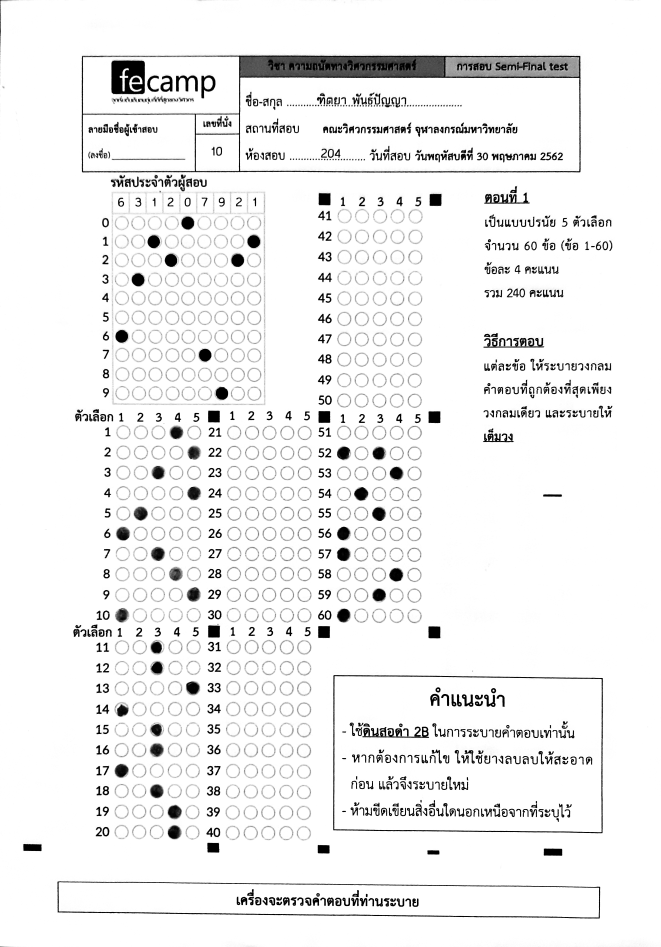
#> input picture imageInput/204-10-front.jpg, 2641 x 3788 px, found by its file name (shown at 1/4 size)
$ python run_front.py   (older library calls are emulated)
#> lines starting #> are read from the running program, lines starting #| are printed output that depends on the picture; after the words box and inside, x2 and y2 are one past the last pixel; in counts of white or black regions, pixels touching at a corner belong together
### imageProcessing/modifydat.py
def sort_coor(lis):
    #sort coordinate left-top
    #sort by bubble sort // must change to better sort
    bound = 5
    for i in range(len(lis)):
        for j in range(len(lis)-1):
            if abs(lis[j][1]-lis[j+1][1]) >= bound  and lis[j][1] > lis[j+1][1]:
                lis[j],lis[j+1] = lis[j+1],lis[j]
            elif  abs(lis[j][1]-lis[j+1][1]) < bound  and lis[j][0] > lis[j+1][0]:
                lis[j],lis[j+1] = lis[j+1],lis[j]
    return lis

### imageProcessing/run_front.py
import cv2
import numpy as np
from matplotlib import pyplot as plt
from math import*
from config import*
from modifydat import*

rec_list = list() #reference
cir_list = list()
Anscir_list = list()

fileName = "imageInput/"+"204-10-front.jpg"
img = cv2.imread(fileName)
#> img is the input picture: shape (3788, 2641, 3); min 0, max 255, mean 239.9
img = cv2.resize(img,(width,height),interpolation=cv2.INTER_AREA)
#> img: shape (1535, 1067, 3)


gray = cv2.cvtColor(img, cv2.COLOR_BGR2GRAY)
blur = cv2.GaussianBlur(gray,(5,5),0)

ret,thresh1 = cv2.threshold(gray ,min_threshold ,max_threshold ,cv2.THRESH_BINARY_INV)
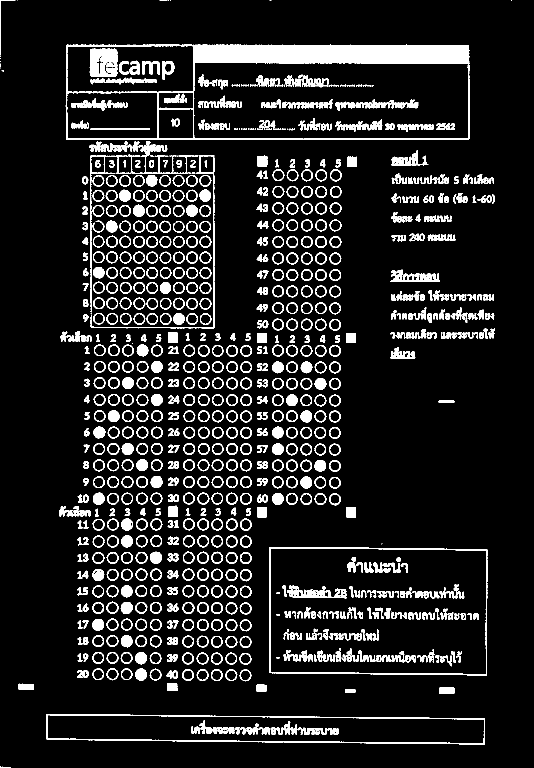
#> thresh1: shape (1535, 1067) (shown at 1/2 size); 11.2% white; 1006 white regions (95 under 20 px), largest, box (x1, y1, x2, y2) and area: (131, 88, 939, 280) 26130, (92, 1428, 970, 1489) 4420, (538, 1094, 975, 1351) 3715
#> ret = 235
kernel = np.ones((2,2),np.uint8)
#thresh1 = cv2.morphologyEx(thresh1, cv2.MORPH_CLOSE, kernel)
erosion = cv2.erode(thresh1,kernel,iterations = 3)
#> erosion: shape (1535, 1067); 2.5% white; 936 white regions (821 under 20 px)


img1,contours, hierarchy = cv2.findContours(thresh1.copy(), cv2.RETR_EXTERNAL,cv2.CHAIN_APPROX_SIMPLE)
#> contours = 707 contours, 22 with area under 20; largest, box (x1, y1, x2, y2) and area: (131, 88, 939, 280) 152376, (538, 1094, 975, 1351) 109605, (92, 1428, 970, 1489) 44694, (180, 282, 397, 624) 1953, (181, 311, 429, 657) 1816
img2,contours2, hierarchy2 = cv2.findContours(erosion.copy(), cv2.RETR_EXTERNAL,cv2.CHAIN_APPROX_SIMPLE)
#> contours2 = 935 contours, 860 with area under 20; largest, box (x1, y1, x2, y2) and area: (389, 92, 938, 127) 17842, (183, 100, 235, 153) 2566, (303, 1107, 324, 1128) 296, (304, 955, 325, 976) 294, (245, 1207, 265, 1228) 294

imgid = img1.copy()
imgcont = img1.copy()
startX,startY  = 0,0
for cnt in contours:
    approx = cv2.approxPolyDP(cnt, .035 * cv2.arcLength(cnt, True), True)
    #print(len(approx),end=" ")
    if len(approx)==4:
        area = cv2.contourArea(cnt)
        perim = cv2.arcLength(cnt,True)
        if rec_LB <= area <= rec_UB and perim/area<=1:
            M = cv2.moments(cnt)
            cx = round(M["m10"] / M["m00"],3)
            cy = round(M["m01"] / M["m00"],3)
            #print(cnt)
            #print("square , Area = ",area,"(x,y) =",(cx,cy))
            rec_list.append([cx,cy])#,area,perim])
            cv2.drawContours(imgcont,[cnt],0,(100,255,0),-1)
        elif 80000<area<100000:
            cv2.drawContours(imgcont,[cnt],0,(100,255,0),5)
            tmpX = [ e[0][0] for e in approx]
            tmpY = [ e[0][1] for e in approx]
            startX,startY  = min(tmpX),min(tmpY)
            imgid = imgid[startY+34:max(tmpY),startX:max(tmpX) ]

    elif 5<=len(approx):
        area = cv2.contourArea(cnt)
        (cx, cy), radius = cv2.minEnclosingCircle(cnt)
        circleArea = radius * radius * np.pi
        if 300 <=circleArea <= 800 :

            cx,cy,radius = int(cx),int(cy),int(radius)
            cir_list.append([cx,cy,area,radius])
            #print(total,area,radius)
            cv2.circle(imgcont, (cx, cy),radius, (50, 100, 0), 2)
#> this loop made 707 passes
#> (area, cx, cy, radius, circleArea) on passes 9 to 16: (222.5, 344, 1349, 11, 434), (227, 165, 1349, 12, 493.2), (399.5, 490, 1350, 11, 438.1), (399.5, 462, 1350, 11, 441.7), (405.5, 432, 1349, 11, 446.3), (408.5, 404, 1349, 12, 452.8), (406, 375, 1349, 11, 441.4), (396.5, 310, 1348, 11, 439.1)
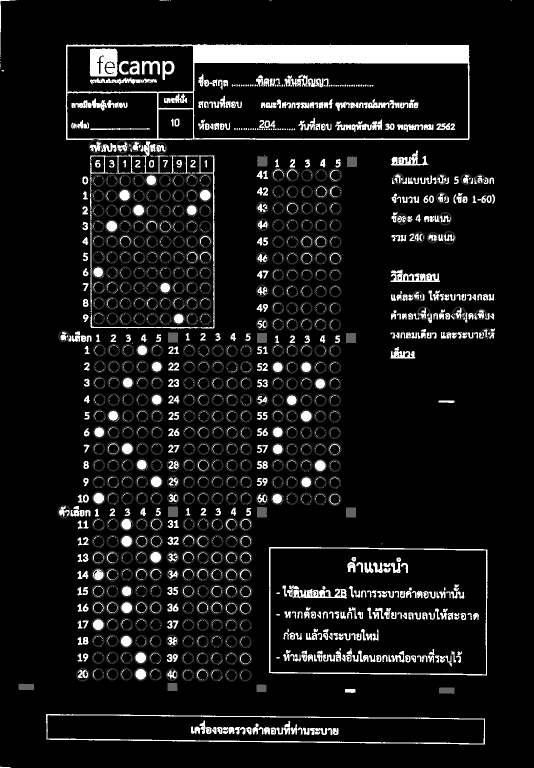
#> imgcont: shape (1535, 1067) (shown at 1/2 size); 5.68% of pixels changed, all inside (x1, y1, x2, y2) = (37, 278, 983, 1388)
#> after the loop, cir_list = 426 items, first 6: [344, 1349, 222.5, 11], [165, 1349, 227, 12], [490, 1350, 399.5, 11], [462, 1350, 399.5, 11], [432, 1349, 405.5, 11], [404, 1349, 408.5, 12]; rec_list = [[893.1, 1380.6], [522.4, 1376.1], [51.96, 1373.5], [344.4, 1373.6], [701.5, 1024.5], [523.4, 1024], [345.5, 1023], [701.5, 675.6], [523.5, 675.5], [345.5, 674.5], [703.4, 323.3], [524.2, 322.4]]
            #cv2.drawContours(imgcont, [cnt], 0, (50,100,0), -1)

for cnt in contours2:
    approx = cv2.approxPolyDP(cnt, .035 * cv2.arcLength(cnt, True), True)
    if 5<=len(approx):
        area = cv2.contourArea(cnt)
        (cx, cy), radius = cv2.minEnclosingCircle(cnt)
        circleArea = radius * radius * np.pi
        #print(circleArea)
        if 200 <=circleArea <= 800 :
            cx,cy,radius = int(cx),int(cy),int(radius)
            cv2.circle(erosion, (cx, cy),radius, (50, 100, 0), 2)
            Anscir_list.append([cx,cy,area,radius])
#> this loop made 935 passes
#> cnt on passes 2, 4, 7: [[500, 1467], [501, 1468], [502, 1467]], [[450, 1465], [450, 1466], [451, 1466], [452, 1467]], [[664, 1462], [664, 1468]]
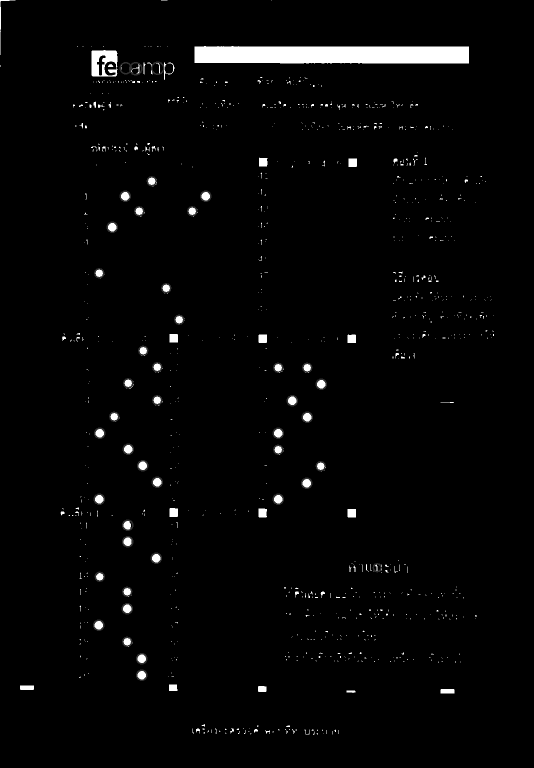
#> erosion: shape (1535, 1067) (shown at 1/2 size); min 0, max 255, mean 6
cir_id_list = []
imgid,contours3, hierarchy3 = cv2.findContours(imgid.copy(), cv2.RETR_TREE,cv2.CHAIN_APPROX_SIMPLE)
for cnt in contours3:
    approx = cv2.approxPolyDP(cnt, .035 * cv2.arcLength(cnt, True), True)
    if 5<=len(approx):
        area = cv2.contourArea(cnt)
        (cx, cy), radius = cv2.minEnclosingCircle(cnt)
        circleArea = radius * radius * np.pi
        #print("(cx,cy) = {:.3f},{:.3f} area = {:.3f} CirArea = {:.3f}".format(cx,cy,area,circleArea))
        if 300 <=circleArea <= 800 :

            cx,cy,radius = int(cx+startX),int(cy+startY),int(radius)
            cir_id_list.append([cx,cy,area,radius])
            cv2.circle(imgid, (cx-startX, cy-startY),radius, (50, 100, 0), 2)
            cv2.circle(imgcont, (cx, cy+34),radius, (50, 100, 0), 2)
#> this loop made 1677 passes
#> cnt on passes 16, 17, 24: [[534, 1458], [535, 1457], [536, 1458], [535, 1459]], [[531, 1458], [532, 1457], [533, 1458], [532, 1459]], [[459, 1458], [460, 1457], [461, 1458], [460, 1459]]
#> imgcont: shape (1535, 1067); 4.08% of pixels changed, all inside (x1, y1, x2, y2) = (115, 154, 983, 1506)
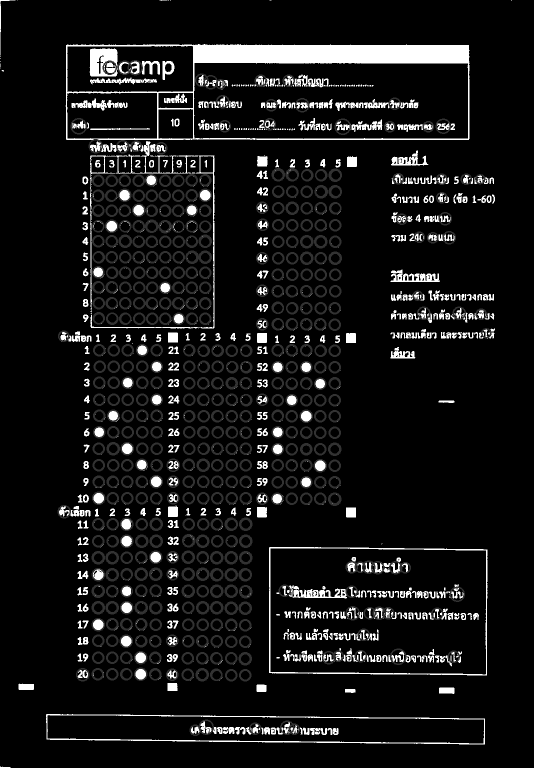
#> imgid: shape (1535, 1067) (shown at 1/2 size); 7.48% of pixels changed, all inside (x1, y1, x2, y2) = (115, 120, 983, 1472)


#sort list ->
rec_list = sort_coor(rec_list)
#> the loop in sort_coor, `for i in range(len(lis)):` made 12 passes
cir_list = sort_coor(cir_list)
cir_id_list = sort_coor(cir_id_list)
Anscir_list = sort_coor(Anscir_list)
#print(rec_list)

#trans for id
coor_trans = [ [[-80,20]],[[-345,20]],[[-345,340]],[[-80,340]]]
coor = np.array(coor_trans)+np.array([[rec_list[0]]]*4,dtype = int)
#cv2.drawContours(imgcont, [coor], 0, (100,255,0), 5)
#cv2.drawContours(erosion, [coor], 0, (100,255,0), 5)


#trans for question

coor_order = [2,5,3,6,1,4]
coor_trans_q= [[[-10,10]],[[-170,10]],[[-170,340]],[[-10,340]]]
#coor_q = np.array(coor_trans_q)+np.array([[rec_list[2]]]*4,dtype = int)
coor_q = list()
for j,e in enumerate(coor_order):
    coor_q.append(np.array(coor_trans_q)+np.array([[rec_list[e]]]*4,dtype = int))
    cv2.drawContours(imgcont, [coor_q[j]], 0, (160,255,0), 5)
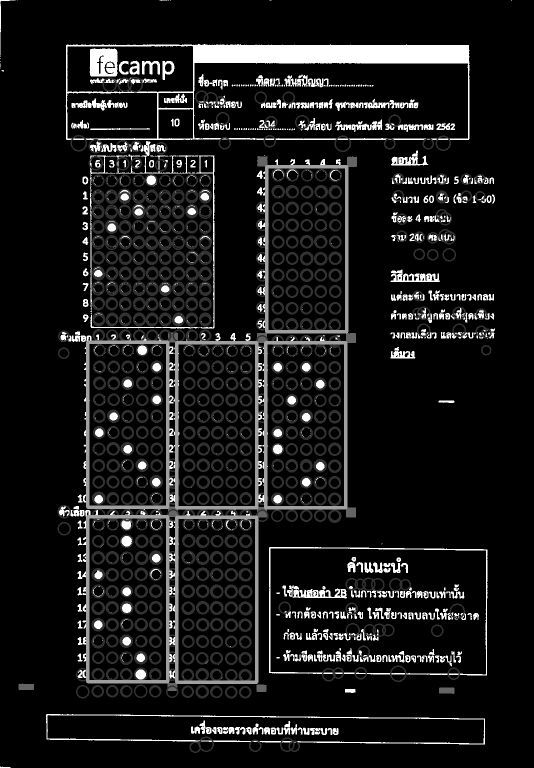
#> imgcont: shape (1535, 1067) (shown at 1/2 size); min 0, max 255, mean 25.2

id_list = list()
ans_list = [[] for e in range(6)]
studentAns = ['-']*61
id = [0]*9

for e in Anscir_list:
    if e[0] <= coor[0][0][0] and e[0] >= coor[1][0][0] and e[1] <= coor[2][0][1] and e[1] >= coor[1][0][1]:
        id_list.append(e)
    for i in range(len(coor_order)):
        check = e[0] <= coor_q[i][0][0][0] and e[0] >= coor_q[i][1][0][0] and e[1] <= coor_q[i][2][0][1] and e[1] >= coor_q[i][1][0][1]
        if check:
            ans_list[i].append(e)
#> this loop made 43 passes
#> e on passes 1 to 8: [251, 136, 22.5, 11], [271, 137, 48, 12], [315, 136, 25.5, 12], [303, 362, 260, 9], [250, 392, 251.5, 10], [411, 392, 275.5, 10], [278, 422, 261.5, 9], [384, 422, 269, 9]


c = 0
ind = [0]*6
for i,e in enumerate(cir_id_list):
    if i+1 < len(cir_id_list):
        X,Y,R = e[:2]+[e[3]]
        CX,CY = cir_id_list[i+1][:2]
        if (X-CX)**2+(Y-CY)**2 <= R**2:
            cir_id_list.pop(i)
#> this loop made 470 passes
#> e on passes 1 to 3: [219, 135, 309.5, 13], [249, 135, 197, 13], [270, 135, 363.5, 14]
for e in cir_id_list:
    if e[0] <= coor[0][0][0] and e[0] >= coor[1][0][0] and e[1] <= coor[2][0][1] and e[1] >= coor[1][0][1]:
        #print(e)
        if len(id_list)!=0:
            x,y = id_list[0][:2]
        cx, cy,radius = e[:2]+[e[3]]
        if (cx-x)**2+(cy-y)**2<= radius**2:
            cv2.circle(img, (cx, cy),radius, (0, 255, 0), 2)
            id[c%9] = str(c//9)
            id_list = id_list[1:]
        cv2.circle(imgcont, (cx, cy+34),radius, (50, 100, 0), 2)
        c+=1
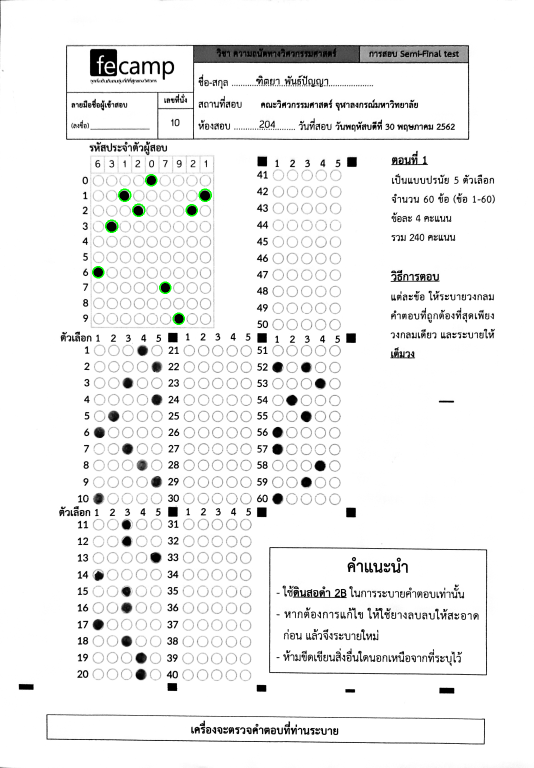
#> img: shape (1535, 1067, 3) (shown at 1/2 size); mean B, G, R 239.7, 240, 239.7
#> imgcont: shape (1535, 1067); 0.01% of pixels changed, all inside (x1, y1, x2, y2) = (193, 681, 414, 684)


for e in cir_list:

    for i in range(len(coor_order)):
        check = e[0] <= coor_q[i][0][0][0] and e[0] >= coor_q[i][1][0][0] and e[1] <= coor_q[i][2][0][1] and e[1] >= coor_q[i][1][0][1]
        if check:
            if len(ans_list[i])!=0:
                x,y = ans_list[i][0][:2]
            else:
                #print(i,ans_list[i])
                continue

            cx, cy,radius = e[:2]+[e[3]]
            if (cx-x)**2+(cy-y)**2<= radius**2:
                cv2.circle(img, (cx, cy),radius, (0, 0, 255), 2)

                if studentAns[i*10+ind[i]//5+1] == '-':
                    studentAns[i*10+ind[i]//5+1] = str(ind[i]%5+1)
                else:
                    studentAns[i*10+ind[i]//5+1] ='X'
                    print("Bug : double choose at",i*10+ind[i]//5+1)
                #dequeue
                ans_list[i] = ans_list[i][1:]
            ind[i]+=1
#> this loop made 426 passes
#> e on passes 1 to 3: [191, 292, 215.5, 13], [245, 293, 202, 12], [272, 292, 144, 10]
#> (printed output is left out)
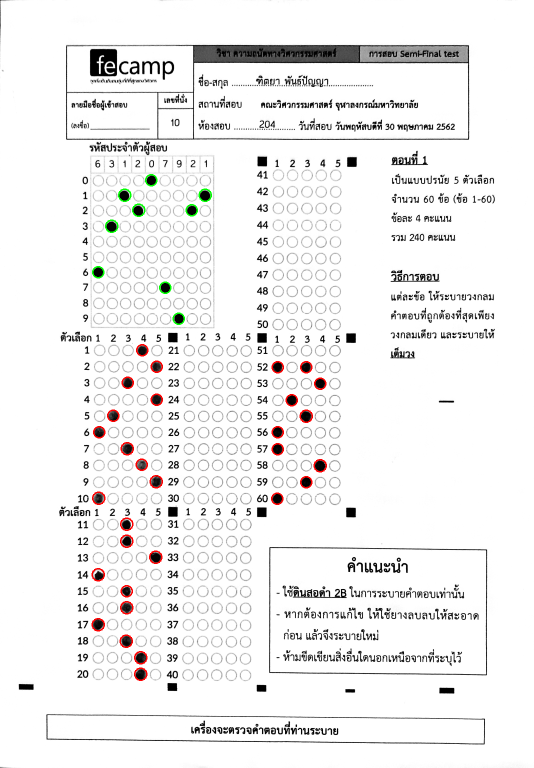
#> img: shape (1535, 1067, 3) (shown at 1/2 size); 0.39% of pixels changed, all inside (x1, y1, x2, y2) = (183, 688, 654, 1362)

#print(id)
#id = "".join(id)
print("id :",id)
#| id : ['6', '3', '1', '2', '0', '7', '9', '2', '1']
print(studentAns)
#> (printed output is left out)

plt.figure(1)
plt.imshow(imgcont)

plt.figure(2)
#plt.imshow(erosion)
plt.imshow(imgid)
plt.figure(3)
plt.imshow(img)
plt.show()

$ run again, with imageInput/204-15-front.jpg copied over imageInput/204-10-front.jpg
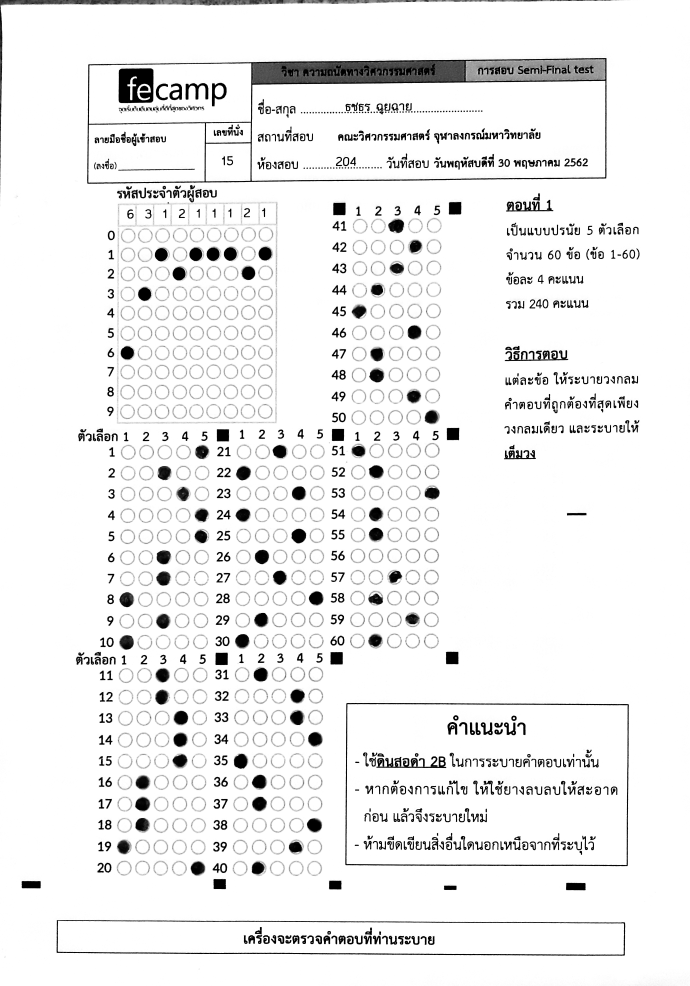
#> input picture imageInput/204-15-front.jpg, 2758 x 3942 px, found by its file name (shown at 1/4 size)
#> img is the input picture: shape (3942, 2758, 3); min 0, max 255, mean 238.1
#> thresh1: shape (1535, 1067); 11.8% white; 1007 white regions (93 under 20 px), largest, box (x1, y1, x2, y2) and area: (134, 90, 939, 287) 25150, (0, 0, 966, 303) 5880, (87, 1433, 968, 1489) 4526
#> ret = 235
#> contours = 695 contours, 10 with area under 20; largest, box (x1, y1, x2, y2) and area: (134, 90, 939, 287) 149827, (534, 1095, 974, 1350) 110348, (87, 1433, 968, 1489) 45238, (181, 296, 430, 660) 9834, (0, 0, 966, 303) 4617
#> contours2 = 935 contours, 833 with area under 20; largest, box (x1, y1, x2, y2) and area: (391, 93, 939, 132) 17610, (0, 0, 966, 303) 4543, (186, 109, 238, 161) 2568, (604, 343, 626, 364) 306, (451, 1108, 472, 1130) 298
#> the loop `for cnt in contours:` made 695 passes
#> (area, cx, cy, radius, circleArea) on passes 9 to 16: (230, 340, 1351, 11, 418.6), (220.5, 160, 1352, 12, 460.1), (403, 486, 1352, 11, 445.6), (406.5, 457, 1352, 11, 447), (405, 371, 1352, 11, 451.4), (408.5, 306, 1352, 11, 447.1), (409, 428, 1351, 12, 456.8), (422, 399, 1352, 12, 486.3)
#> the loop `for cnt in contours2:` made 935 passes
#> cnt on passes 1 to 3: [[607, 1470]], [[623, 1469], [622, 1470], [623, 1470]], [[613, 1469], [612, 1470], [613, 1470]]
#> the loop `for cnt in contours3:` made 1712 passes
#> cnt on passes 1, 2, 12: [[307, 1509], [308, 1509]], [[7, 1490], [7, 1491]], [[526, 1460], [527, 1459], [528, 1460], [527, 1461]]
#> the loop in sort_coor, `for i in range(len(lis)):` made 12 passes
#> after the loop `for j,e in enumerate(coor_order):`:
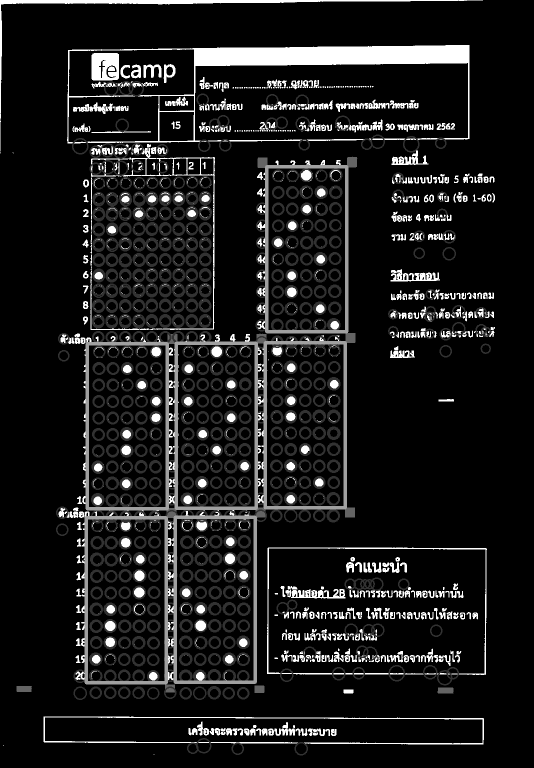
#> imgcont: shape (1535, 1067) (shown at 1/2 size); min 0, max 255, mean 26.8
#> the loop `for e in Anscir_list:` made 73 passes
#> e on passes 1 to 8: [254, 144, 15.5, 11], [274, 144, 30.5, 11], [303, 143, 39, 11], [318, 143, 26.5, 11], [342, 142, 17.5, 10], [614, 352, 306, 10], [643, 385, 247.5, 10], [251, 397, 238, 9]
#> the loop `for i,e in enumerate(cir_id_list):` made 471 passes
#> e on passes 1 to 3: [222, 143, 313, 13], [252, 142, 188, 13], [272, 143, 353, 14]
#> the loop `for e in cir_id_list:` made 471 passes
#> the loop `for e in cir_list: ` made 425 passes
#> e on passes 1 to 3: [191, 303, 155, 11], [215, 300, 206.5, 13], [241, 302, 180.5, 14]
#> after the loop `for e in cir_list:`:
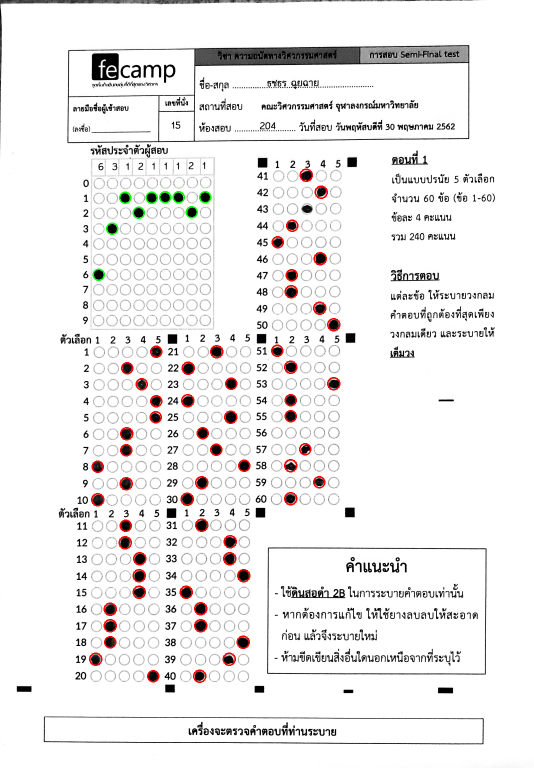
#> img: shape (1535, 1067, 3) (shown at 1/2 size); mean B, G, R 236.4, 236.7, 238.4
#| id : ['6', '3', '1', '2', '1', '1', '1', '2', '1']
#> (printed output is left out)
